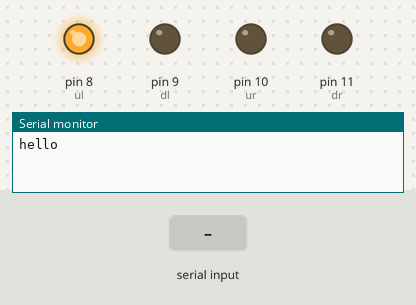
A sketch run on a simulated Arduino Uno, built with avr-gcc and run on an emulated ATmega328P. Parts: output pins drawn as LEDs (lit = HIGH), the last lines printed to the serial monitor. The test bench sets the inputs (shaded band).

Above: at 1.2 s.
1.3 s: "8\n" received over Serial
At 2.5 s:
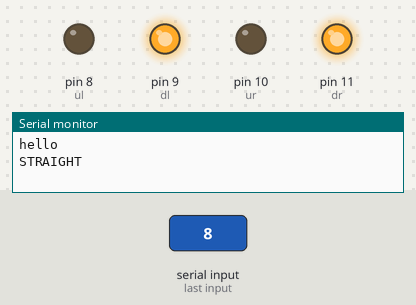
2.8 s: "2\n" received over Serial
At 3.7 s:
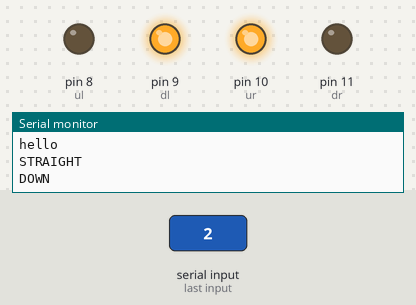
4.3 s: "5\n" received over Serial
At 4.9 s:
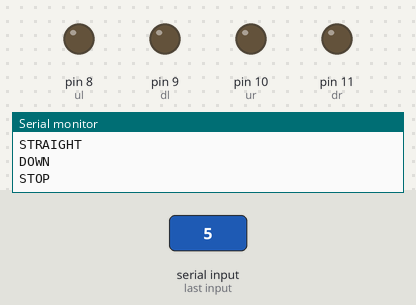
5.8 s: "4\n" received over Serial
At 7.2 s:
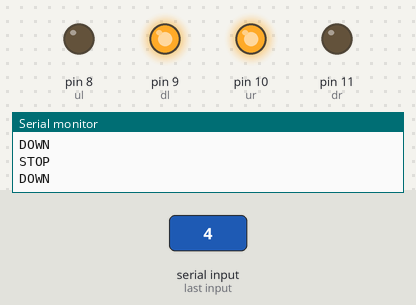
Timing chart, 0 to 8.3 s (numbered marks = the images above; inputs shaded):
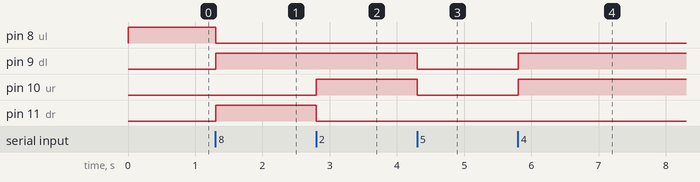

The sketch:

base_car.ino
```cpp
int ul=8;
int dl=9;
int ur=10;
int dr=11;
void setup() {Serial.begin(9600);
 pinMode(ul,OUTPUT);
 pinMode(dl,OUTPUT);
 pinMode(ur,OUTPUT);
 pinMode(dr,OUTPUT);
 Serial.println("hello");
 digitalWrite(ul,HIGH);
      digitalWrite(dl,LOW);
       digitalWrite(ur,LOW);
      digitalWrite(dr,LOW);

}

void loop() {

// Serial.println(Serial.read());
 while(!Serial.available()==0){
  //delay(1000);
 // Serial.println(Serial.available());
   // Serial.println(Serial.parseInt());
int  t= Serial.parseInt();
    if(t==8)
      {digitalWrite(ul,LOW);
      digitalWrite(dl,HIGH);
       digitalWrite(ur,LOW);
      digitalWrite(dr,HIGH);
      Serial.println("STRAIGHT ");
      }
      else if(t==2)
      {

      digitalWrite(ul,LOW);
      digitalWrite(dl,HIGH);
       digitalWrite(ur,HIGH);
      digitalWrite(dr,LOW);
      Serial.println("DOWN");
      }
      else if(t==6)
      {digitalWrite(ul,LOW);
      digitalWrite(dl,HIGH);
       digitalWrite(ur,HIGH);
      digitalWrite(dr,LOW);
      Serial.println("RIGHT");
     }
      else if(t==4)
      {digitalWrite(ul,LOW);
      digitalWrite(dl,HIGH);
       digitalWrite(ur,HIGH);
      digitalWrite(dr,LOW);
      Serial.println("DOWN");
      }
       else if(t==5)
      {digitalWrite(ul,LOW);
      digitalWrite(dl,LOW);
       digitalWrite(ur,LOW);
      digitalWrite(dr,LOW);
      Serial.println("STOP");
      }
 }
    }
```

Measured:
- after the input at 1.3 s, pin 8 (ul): HIGH → LOW at once; pin 9 (dl), pin 11 (dr): LOW → HIGH at once
- after the input at 2.8 s, pin 10 (ur): LOW → HIGH at once; pin 11 (dr): HIGH → LOW at once
- after the input at 4.3 s, pin 9 (dl), pin 10 (ur): HIGH → LOW at once
- after the input at 5.8 s, pin 9 (dl), pin 10 (ur): LOW → HIGH at once
